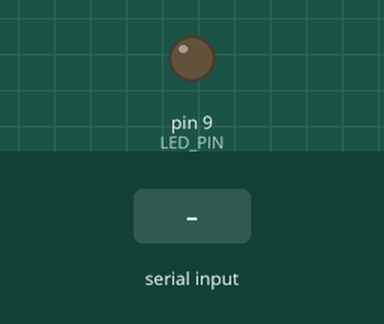
Recording of a sketch running on a simulated Arduino Uno, built with avr-gcc and run on an emulated ATmega328P. Shown: output pins drawn as LEDs (lit = HIGH). The test bench sets the inputs (shaded band).

Above: at 1.2 s.
1.3 s: "90,45\n" received over Serial
At 2.5 s:
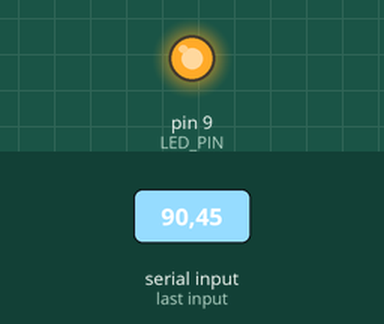
2.8 s: "90\n" received over Serial
At 3.7 s:
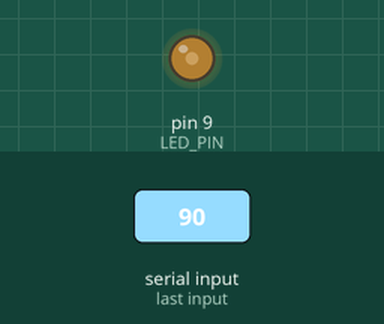
4.3 s: "30,150\n" received over Serial
At 4.9 s:
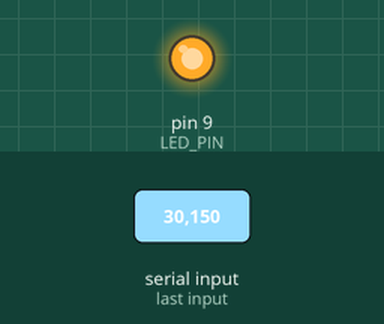
Timing chart, 0 to 7.3 s (numbered marks = the images above; inputs shaded):
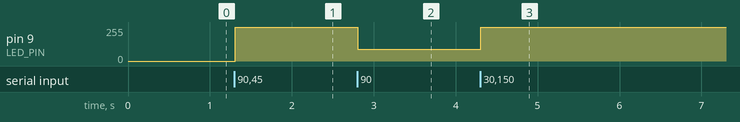

Measured:
- after the input at 1.3 s, pin 9 (LED_PIN): 0/255 → 255/255 at once
- after the input at 2.8 s, pin 9 (LED_PIN): 255/255 → 90/255 at once
- after the input at 4.3 s, pin 9 (LED_PIN): 90/255 → 255/255 at once

The sketch:

Lamp_controlled_via_USB.ino
```cpp
#include <Arduino.h>
#define LED_PIN 9

String message;

void setup()
{
    pinMode(LED_PIN, OUTPUT);
    Serial.begin(9600);
}

void loop()
{
    while (Serial.available())
    {
        char incomingChar = Serial.read();

        if (incomingChar >= '0' && incomingChar <= '9')
        {
            message += incomingChar;
        }
        else if (incomingChar == '\n')
        {
            analogWrite(LED_PIN, message.toInt());
            message = "";
        }
    }
}
/*'Serial.available()' позволяет проерить если записи в буффере, если так, то поисходит чтение и запиcываем аналоговое значение.
Значения считываются по символу за итерацию и сохраняется в переменной 'message', если это значение от 0 до 9. Если был нажат 'Enter', то значения записываются на аналоговый порт и сообщение обнуляется.*/
// https://drive.google.com/file/d/1H9GT8FGnB4ZvF0E5ZxFy9SF_T3tKAo8e/view?usp=drive_link
```
